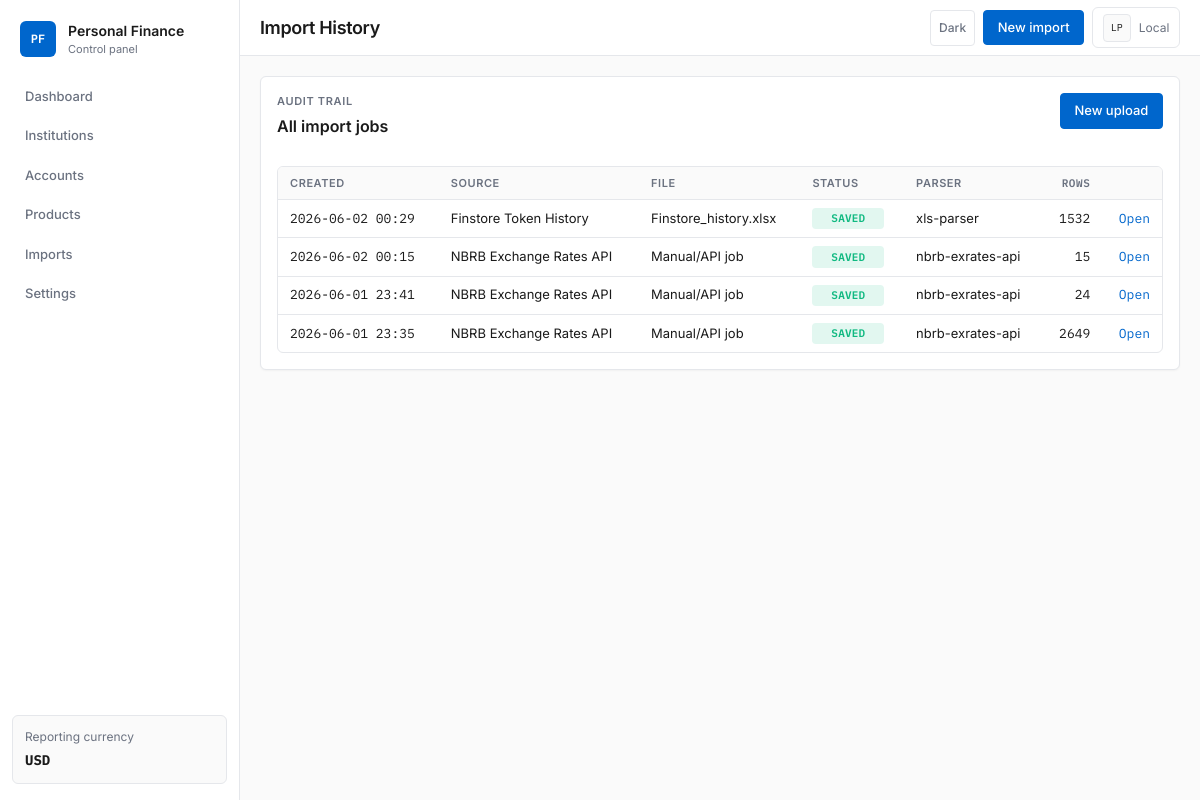
/imports/history/, run on an earlier commit of the app's database.
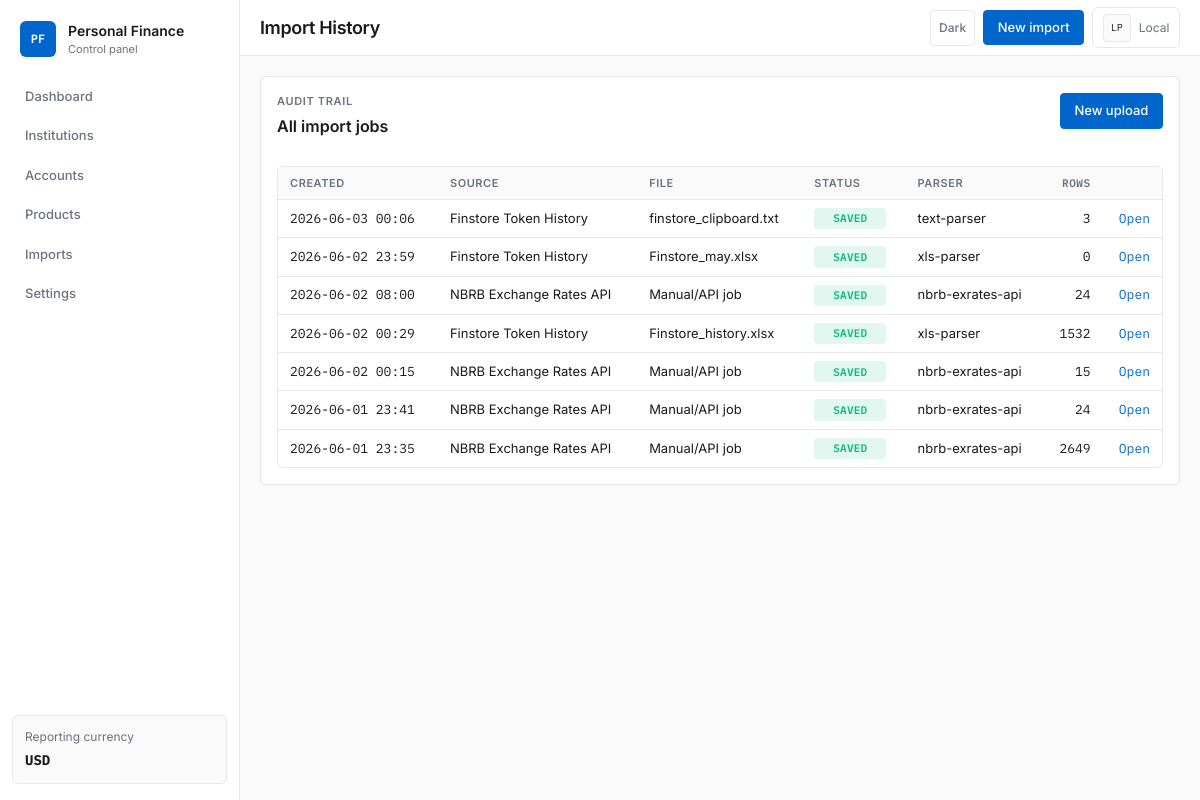
And on a later commit of the database.
### apps/imports/models.py (models this page shows, shortened)
class ImportJob(TimeStampedModel):
	class Status(models.TextChoices):
		PENDING = 'pending', 'Pending'
		PARSING = 'parsing', 'Parsing'
		VALIDATED = 'validated', 'Validated'
		SAVED = 'saved', 'Saved'
		FAILED = 'failed', 'Failed'
	source = models.ForeignKey(ImportSource, on_delete=models.CASCADE, related_name='jobs')
	institution = models.ForeignKey('institutions.FinancialInstitution', null=True, blank=True, on_delete=models.SET_NULL, related_name='import_jobs')
	status = models.CharField(max_length=16, choices=Status.choices, default=Status.PENDING)
	file_type = models.CharField(max_length=16, blank=True)
	parser_name = models.CharField(max_length=128, blank=True)
	original_filename = models.CharField(max_length=255, blank=True)
	idempotency_key = models.CharField(max_length=128)
	rows_detected = models.PositiveIntegerField(default=0)
	records_created = models.PositiveIntegerField(default=0)
	details = models.JSONField(default=dict, blank=True)
	error_message = models.TextField(blank=True)
	started_at = models.DateTimeField(null=True, blank=True)
	finished_at = models.DateTimeField(null=True, blank=True)
	class Meta:
		ordering = ['-created_at']
		constraints = [
			models.UniqueConstraint(fields=['source', 'idempotency_key'], name='unique_import_job_per_source_key'),
		]

class ImportSource(TimeStampedModel):
	class SourceType(models.TextChoices):
		API = 'api', 'API'
		PDF = 'pdf', 'PDF'
		XLS = 'xls', 'XLS/XLSX'
		MANUAL = 'manual', 'Manual'
	institution = models.ForeignKey('institutions.FinancialInstitution', null=True, blank=True, on_delete=models.CASCADE, related_name='import_sources')
	name = models.CharField(max_length=255)
	code = models.CharField(max_length=64, unique=True)
	source_type = models.CharField(max_length=16, choices=SourceType.choices, default=SourceType.MANUAL)
	config = models.JSONField(default=dict, blank=True)
	is_active = models.BooleanField(default=True)
	class Meta:
		ordering = ['name']

### apps/imports/views.py (the view)
# urls.py: path('history/', views.import_history, name='history'),
def import_history(request):
    jobs = ImportJob.objects.select_related('source', 'institution').order_by('-created_at')
    context = {'jobs': jobs}
    template_name = 'imports/partials/history_table.html' if request.headers.get('HX-Request') == 'true' else 'imports/history.html'
    return render(request, template_name, context)

### apps/core/context_processors.py (called while the page is built)
def project_settings(request):
    return {
        'project_name': 'Personal Finance',
        'reporting_base_currency': settings.REPORTING_BASE_CURRENCY,
    }

### templates/imports/history.html (shortened to what this page needs)
{% extends 'core/base.html' %}
{% block page_title %}Import History{% endblock %}
{% block content %}
<section class="panel stack-md">
    <div class="panel-header">
        <div>
            <p class="eyebrow">Audit trail</p>
            <h2>All import jobs</h2>
        </div>
        <a class="button" href="{% url 'imports:upload' %}">New upload</a>
    </div>
    <div id="import-history" hx-get="{% url 'imports:history' %}" hx-target="#import-history" hx-trigger="load, every 60s">
        {% include 'imports/partials/history_table.html' %}
    </div>
</section>
{% endblock %}

### templates/imports/partials/history_table.html
<div class="table-wrap">
    <table class="data-table">
        <thead>
            <tr>
                <th>Created</th>
                <th>Source</th>
                <th>File</th>
                <th>Status</th>
                <th>Parser</th>
                <th class="text-right">Rows</th>
                <th></th>
            </tr>
        </thead>
        <tbody>
            {% for job in jobs %}
                <tr>
                    <td class="font-mono">{{ job.created_at|date:'Y-m-d H:i' }}</td>
                    <td>{{ job.source.name }}</td>
                    <td>{{ job.original_filename|default:'Manual/API job' }}</td>
                    <td><span class="status-chip status-{{ job.status }}">{{ job.get_status_display }}</span></td>
                    <td>{{ job.parser_name|default:'-' }}</td>
                    <td class="text-right font-mono">{{ job.rows_detected }}</td>
                    <td class="text-right"><a href="{% url 'imports:detail' job.pk %}">Open</a></td>
                </tr>
            {% empty %}
                <tr>
                    <td colspan="7" class="empty-state">No import jobs found.</td>
                </tr>
            {% endfor %}
        </tbody>
    </table>
</div>

What changed in the data, as far as the page shows it:
added ImportJob: created_at "2026-06-03 00:06", source.name "Finstore Token History", original_filename "finstore_clipboard.txt", status "SAVED", parser_name "text-parser", rows_detected "3"
added ImportJob: created_at "2026-06-02 23:59", source.name "Finstore Token History", original_filename "Finstore_may.xlsx", status "SAVED", parser_name "xls-parser", rows_detected "0"
added ImportJob: created_at "2026-06-02 08:00", source.name "NBRB Exchange Rates API", original_filename "Manual/API job", status "SAVED", parser_name "nbrb-exrates-api", rows_detected "24"
